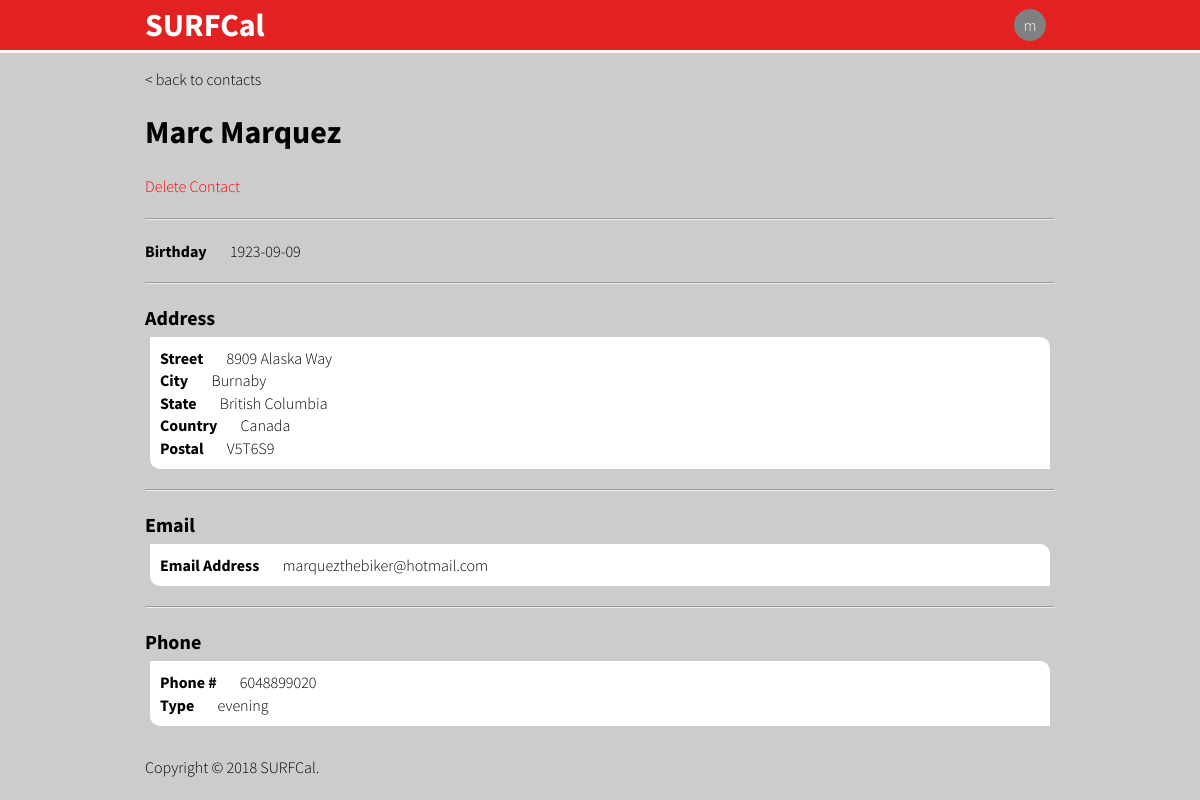
The app's page /?SURFCal=contact&contact=contactDetail&contactId=3 (signed in) with its own data.
### tables this page shows
CREATE TABLE Contacts (
    contactId   INTEGER AUTO_INCREMENT,
    accId       INTEGER,
    name        VARCHAR(32) NOT NULL,
    birthday    DATE,
    PRIMARY KEY (contactId),
    FOREIGN KEY (accId) REFERENCES Accounts(id) ON DELETE CASCADE ON UPDATE CASCADE
);

CREATE TABLE ContactAddresses (
    contactId   INTEGER,
    streetField VARCHAR(256) NOT NULL,
    city        VARCHAR(32) NOT NULL,
    state_      VARCHAR(32) NOT NULL,
    country     VARCHAR(32) NOT NULL,
    postal      CHAR(8) NOT NULL,
    PRIMARY KEY (contactId, streetField, city, state_, country, postal),
    FOREIGN KEY (contactId) REFERENCES Contacts(contactId) ON DELETE CASCADE ON UPDATE CASCADE
);

CREATE TABLE ContactEmails (
    contactId   INTEGER,
    email       VARCHAR(64) NOT NULL,
    PRIMARY KEY (contactId, email),
    FOREIGN KEY (contactId) REFERENCES Contacts(contactId) ON DELETE CASCADE ON UPDATE CASCADE
);

CREATE TABLE ContactPhones (
    contactId   INTEGER,
    phoneNum    VARCHAR(32) NOT NULL,
    type        ENUM('home', 'work', 'evening', 'cell', 'iPhone', 'other') NOT NULL,
    PRIMARY KEY (contactId, phoneNum),
    FOREIGN KEY (contactId) REFERENCES Contacts(contactId) ON DELETE CASCADE ON UPDATE CASCADE
);

### web/config/properties.php (called while the page is built, shortened)
<?php
$profile = 'SURFCal';
?>

### web/config/database.php (called while the page is built, shortened)
<?php
$host = 'localhost';
$user = 'root';
$pass = '';
$schema = 'surfcal';
$conn = new mysqli($host, $user, $pass, $schema);
$conn->set_charset('utf-8');
function getContactDetails($contactId) {
	global $conn;
	$result = [];
	$stmt = mysqli_prepare($conn, "SELECT name, birthday FROM Contacts WHERE contactId=?;");
	mysqli_stmt_bind_param($stmt, "i", $contactId);
	mysqli_stmt_execute($stmt);
	$name_result = mysqli_stmt_get_result($stmt);
	$row = mysqli_fetch_assoc($name_result);
	array_push($result, $row);
	$address_stmt = mysqli_prepare($conn, "SELECT streetField, city, state_, country, postal FROM ContactAddresses WHERE contactId=?;");
	mysqli_stmt_bind_param($address_stmt, "i", $contactId);
	mysqli_stmt_execute($address_stmt);
	$address_result = mysqli_stmt_get_result($address_stmt);
	$email_stmt = mysqli_prepare($conn, "SELECT email FROM ContactEmails WHERE contactId=?;");
	mysqli_stmt_bind_param($email_stmt, "i", $contactId);
	mysqli_stmt_execute($email_stmt);
	$email_result = mysqli_stmt_get_result($email_stmt);
	$phone_stmt = mysqli_prepare($conn, "SELECT phoneNum, type FROM ContactPhones WHERE contactId=?;");
	mysqli_stmt_bind_param($phone_stmt, "i", $contactId);
	mysqli_stmt_execute($phone_stmt);
	$phone_result = mysqli_stmt_get_result($phone_stmt);
	if ($address_result) {
		while($row = mysqli_fetch_assoc($address_result)) {
			array_push($result, $row);
		}
	}
	if ($email_result) {
		while($row = mysqli_fetch_assoc($email_result)) {
			array_push($result, $row);
		}
	}
	if ($phone_result) {
		while($row = mysqli_fetch_assoc($phone_result)) {
			array_push($result, $row);
		}
	}
	return $result;
}
?>

### web/sources/contact/functions.php (the view, shortened to what this page needs)
<?php
function displayContactDetails($contactId, $details) {
	global $profile;
	$name = "";
	$birthday = "";
	$addresses = [];
	$emails = [];
	$phones = [];
	foreach($details as &$detail) {
		if (isset($detail["name"])) $name = $detail["name"];
		if (isset($detail["birthday"])) $birthday = $detail["birthday"];
		if (isset($detail["streetField"])) {
			array_push($addresses, $detail);
		} else if (isset($detail["email"])) {
			array_push($emails, $detail);
		} else if (isset($detail["phoneNum"])) {
			array_push($phones, $detail);
		}
	}
	echo '<div class="contactDetail">';
	echo '<a id="backToContacts" href="?'. $profile . '=contact" style="display: block;">< back to contacts</a>';
	echo '<h2 id="contactName">' . $name . '</h2>';
	displayDeleteContactOption($contactId);
	if ($birthday !== "") {
		echo '<hr>';
		echo '<span class="infoField">';
		echo '<label>Birthday</label>  ' . $birthday;
		echo '</span>';
	}
	if (count($addresses) > 0) {
		echo '<hr>';
		echo '<h4>Address</h4>';
		foreach($addresses as &$address) {
			echo '<div class="contactInfoSection">';
			generateInfoField($address);
			echo '</div>';
		}
	}
	if (count($emails) > 0) {
		echo '<hr>';
		echo '<h4>Email</h4>';
		foreach($emails as &$email) {
			echo '<div class="contactInfoSection">';
			echo '</div>';
		}
	}
	if (count($phones) > 0) {
		echo '<hr>';
		echo '<h4>Phone</h4>';
		foreach($phones as &$phone) {
			echo '<div class="contactInfoSection">';
			echo '</div>';
		}
	}
	echo '</div>';
}
function generateInfoField($info) {
	foreach($info as $key => $value) {
		echo '<span class="infoField">';
		echo '<label>' . infoKeyToLabel($key) . '</label>  ' . $value;
		echo '</span>';
	}
}
function infoKeyToLabel($key) {
	$label = "";
	switch ($key) {
		case "streetField":
			$label = "Street";
			break;
		case "city":
			$label = "City";
			break;
		case "state_":
			$label = "State";
			break;
		case "country":
			$label = "Country";
			break;
		case "postal":
			$label = "Postal";
			break;
		case "email":
			$label = "Email Address";
			break;
		case "phoneNum":
			$label = "Phone #";
			break;
		case "type":
			$label = "Type";
			break;
	}
	return $label;
}
function displayDeleteContactOption($contactId) {
	global $profile;
	echo '<a id="deleteContact" href="?' . $profile . '=contact&contact=deleteContact&contactId=' . $contactId . '">Delete Contact</a>';
}
?>

### web/styles/styles.css (style rules this page uses)
html, body { height: 100%; min-height: auto; }
body { background-color: #cccccc; color: black; font-family: "Source Sans Pro", sans-serif; font-size: 12pt; font-weight: 300; line-height: 1.4; margin: 0; padding: 0; }
h1, h2, h3, h4, h5, h6 { font-weight: 700; margin: 0; padding: 0; }
h2 { font-size: 24pt; }
h4 { font-size: 15pt; }
a:link, a:visited { color: #326ed8; text-decoration: none; }
#backToContacts { margin-bottom: 20px; color: black; }
#deleteContact { color: red; font-size: 16px; display: block; margin-top: 20px; margin-bottom: 20px; }
.contactInfoSection { background-color: white; padding: 10px; margin: 5px; border-radius: 0px 10px; display: block; }
.contactDetail { width: 100%; }
.contactDetail hr { margin-top: 20px; margin-bottom: 20px; }
.infoField { display: block; }
.infoField label { font-weight: bold; padding-right: 20px; }

### records on screen
contacts: name "Marc Marquez", birthday "1923-09-09"
contactaddresses: key "Street", streetField "8909 Alaska Way", key "City", city "Burnaby", key "State", state_ "British Columbia", key "Country", country "Canada", key "Postal", postal "V5T6S9"
contactemails: key "Email Address", email "marquezthebiker@hotmail.com"
contactphones: key "Phone #", phoneNum "6048899020", key "Type", type "evening"

### other values on screen
$user[0] "m"
$copy "2018"
$siteTitle "SURFCal"
